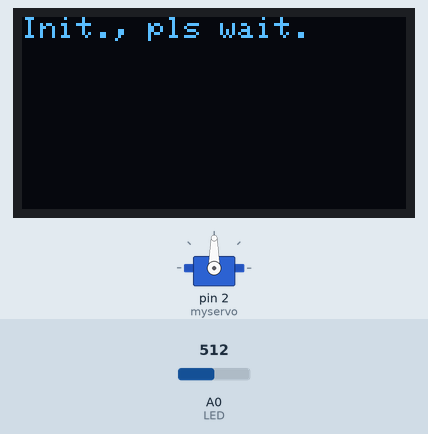
Simulated run of this sketch. Board: Arduino Uno, built with avr-gcc and run on an emulated ATmega328P. On the bench: servo, 128×64 one-colour display. The test bench sets the inputs (shaded band); at power-on: A0 (LED) = 512. What the sketch prints to the serial monitor is not drawn.

Above: at 2.1 s.
At 5.2 s:
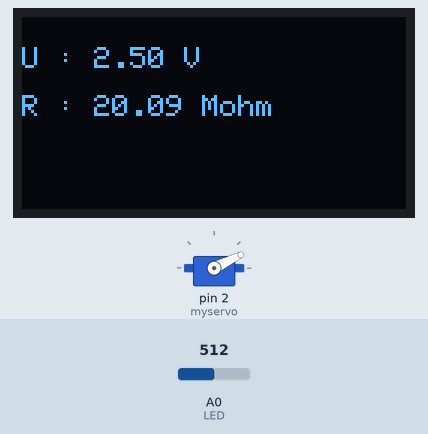
5.3 s: A0 (LED) set to 716
At 5.46 s:
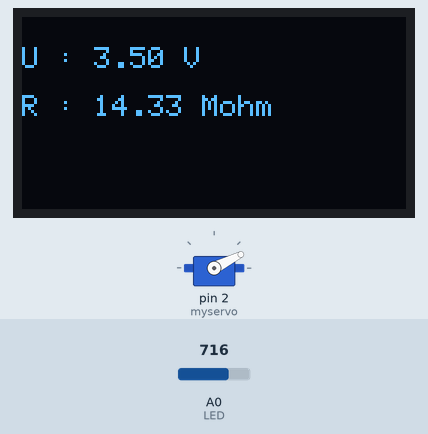
7.4 s: A0 (LED) set to 0
At 7.65 s:
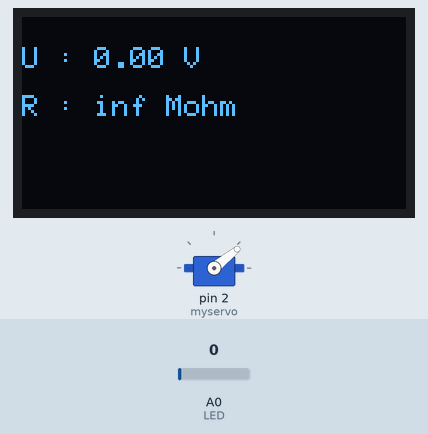
9.6 s: A0 (LED) set to 900
At 9.84 s:
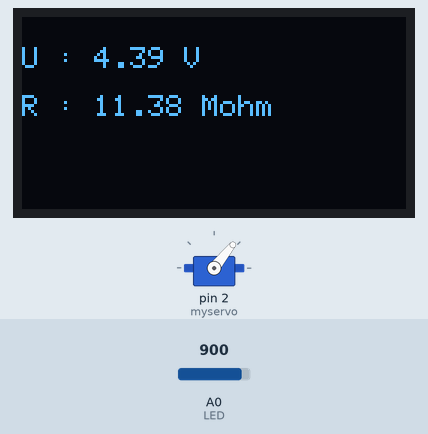
Timing chart, 0 to 20.4 s (numbered marks = the images above; inputs shaded):
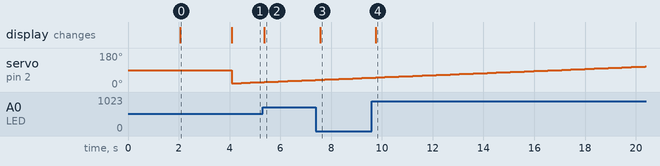

Measured:
- after the input at 5.3 s, the display: changes after 0.07 s (image 2)
- after the input at 7.4 s, the display: changes after 0.17 s (image 3)
- after the input at 9.6 s, the display: changes after 0.15 s (image 4)
- what the display in image 0 shows lasts 2.0 s, from 2.1 s to 4.1 s

The sketch:

Test_bench_arduino_code.ino
```cpp
#include <Servo.h>
#include <SPI.h>
#include <Wire.h>
#include <Adafruit_GFX.h>
#include <Adafruit_SSD1306.h>
#include <SoftwareSerial.h>
#define PERIODE 200
#define rxPin 10
#define txPin 11
SoftwareSerial HC05(rxPin ,txPin);

#define SCREEN_WIDTH 128
#define SCREEN_HEIGHT 64

Adafruit_SSD1306 display(SCREEN_WIDTH, SCREEN_HEIGHT, &Wire, -1);

int pos = 0;
float fake_pos = 0;
int pos_max = 0;
int pos_min = 0;
float res;
float tension;
float Vcc = 5.0;
float R5 = 10.0*pow(10,3);
float R1 = 100.0*pow(10,3);
float R2 = 1.0*pow(10,3);
float R3 = 100.0*pow(10,3);

Servo myservo;


void setup() {
  Serial.begin(9600);
  myservo.attach(2);

  //HC05
  pinMode(rxPin, INPUT);
  pinMode(txPin, OUTPUT);
  HC05.begin(9600);

  //OLED
  if(!display.begin(SSD1306_SWITCHCAPVCC, 0x3C)) { // Address 0x3D for 128x64
    Serial.println(F("SSD1306 allocation failed"));
    for(;;);
  }
  delay(2000);
  display.clearDisplay();
  display.println("Init., pls wait.");
  display.display();
  delay(2000);
  LED();
}


void measure(){
  fake_pos = pos;
  delay(50);
  Serial.print(fake_pos);
  Serial.print(" ");
  Serial.println(analogRead(A0));
  delay(50);
  Serial.print(fake_pos);
  Serial.print(" ");
  Serial.println(analogRead(A0));
  delay(50);
  Serial.print(fake_pos);
  Serial.print(" ");
  Serial.println(analogRead(A0));
}

void LED(){
  tension = analogRead(A0)/1024.0*5.0;
  res = abs(((R1/R2)*((R2+R3)*Vcc)/tension)-R1-R5);
  display.clearDisplay();
  display.setTextSize(1);
  display.setTextColor(WHITE);
  display.setCursor(0, 10);
  display.print("U : ");
  display.print(tension);
  display.println(" V");
  display.println(" ");
  display.print("R : ");
  display.print(res/1000.0/1000.0);
  display.print(" Mohm");
  display.display();
}

void BT(){
  HC05.write(map(analogRead(A0),0,1024,0,255));
}

void loop() {

  pos_max = 150;
  pos_min = 20;

   for (pos = pos_min; pos <= pos_max; pos += 1) {
    myservo.write(pos);
    measure();
    LED();
    BT();
  }

  for (pos = pos_max; pos >= pos_min; pos -= 1) {
    myservo.write(pos);
    measure();
    LED();
    BT();
  }

}
```
